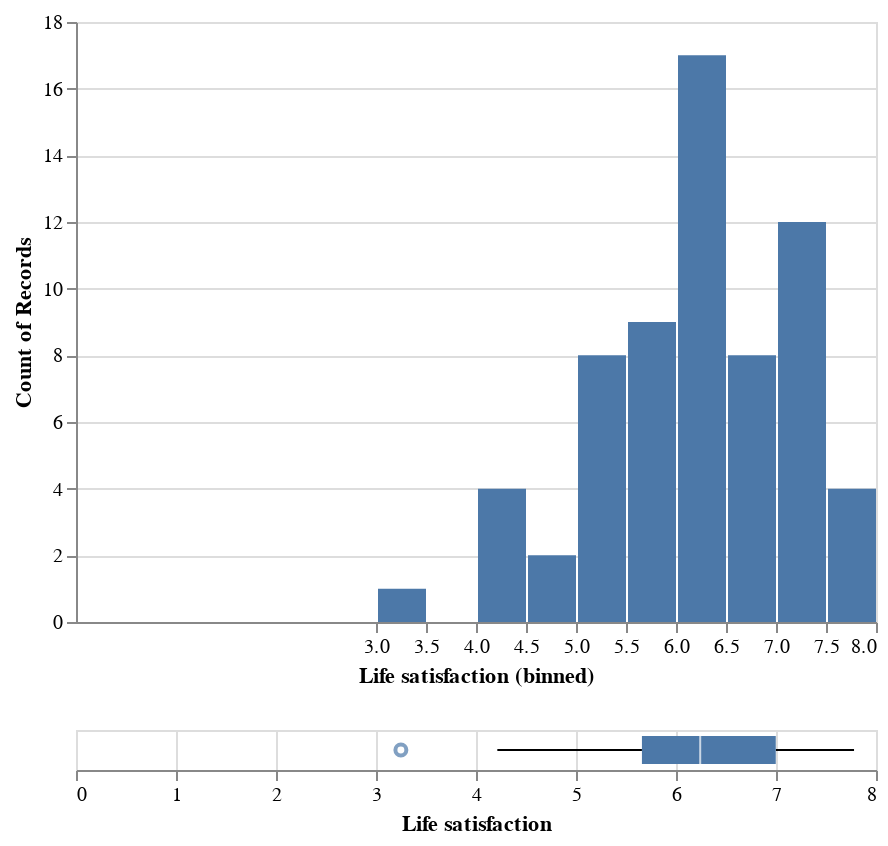

Notebook source saved alongside this figure:
### Markdown cell above
### Chart 2: Life satisfaction - distribution plot and boxplot

### Code cell
# By using distribution plot we can decide which technique we will use for dealing with missing values.
# Variable = Life satisfaction

hist1 = alt.Chart(df).mark_bar().encode(
    x=alt.X("Life satisfaction", 
            bin=alt.BinParams(maxbins=20), 
            scale=alt.Scale(zero=True)),
    y='count()',
)

box1 = alt.Chart(df).mark_boxplot().encode(
    x='Life satisfaction',
)

alt.vconcat(hist1, box1)

### Figure 1 — Vega-Lite specification as saved in the notebook (floating-point values rounded to 4 significant figures)
{"config": {"view": {"continuousWidth": 400, "continuousHeight": 300}}, "vconcat": [{"mark": "bar", "encoding": {"x": {"bin": {"maxbins": 20}, "field": "Life satisfaction", "scale": {"zero": true}, "type": "quantitative"}, "y": {"aggregate": "count", "type": "quantitative"}}}, {"mark": "boxplot", "encoding": {"x": {"field": "Life satisfaction", "type": "quantitative"}}}], "data": {"name": "data-32f419c0023e22038f109ef2bb26f313"}, "$schema": "https://vega.github.io/schema/vega-lite/v4.17.0.json", "datasets": {"data-32f419c0023e22038f109ef2bb26f313": [{"Continent": "Americas", "Country": "Argentina", "Code": "ARG", "Year": 2017, "Average annual working hours per worker": 1692.0, "GDP per capita": 23270.0, "Population": 44054616, "Gini coefficient": 0.3408, "Life satisfaction": 6.086, "Productivity": 30.96, "Current health expenditure per capita": 2470.0}, {"Continent": "Oceania", "Country": "Australia", "Code": "AUS", "Year": 2017, "Average annual working hours per worker": 1731.0, "GDP per capita": 52540.0, "Population": 24590336, "Gini coefficient": 0.3408, "Life satisfaction": 7.234, "Productivity": 60.34, "Current health expenditure per capita": 4716.0}, {"Continent": "Europe", "Country": "Austria", "Code": "AUT", "Year": 2017, "Average annual working hours per worker": 1613.0, "GDP per capita": 51950.0, "Population": 8797497, "Gini coefficient": 0.2974, "Life satisfaction": 7.195, "Productivity": 64.78, "Current health expenditure per capita": 5641.0}, {"Continent": "Asia", "Country": "Bangladesh", "Code": "BGD", "Year": 2017, "Average annual working hours per worker": 2232.0, "GDP per capita": 4113.0, "Population": 161793968, "Gini coefficient": 0.3408, "Life satisfaction": 5.114, "Productivity": 4.308, "Current health expenditure per capita": 101.2}, {"Continent": "Europe", "Country": "Belgium", "Code": "BEL", "Year": 2017, "Average annual working hours per worker": 1544.0, "GDP per capita": 45150.0, "Population": 11384491, "Gini coefficient": 0.2739, "Life satisfaction": 6.772, "Productivity": 68.52, "Current health expenditure per capita": 5450.0}, {"Continent": "Americas", "Country": "Brazil", "Code": "BRA", "Year": 2017, "Average annual working hours per worker": 1709.0, "GDP per capita": 14280.0, "Population": 208504960, "Gini coefficient": 0.5333, "Life satisfaction": 6.451, "Productivity": 19.19, "Current health expenditure per capita": 1376.0}, {"Continent": "Europe", "Country": "Bulgaria", "Code": "BGR", "Year": 2017, "Average annual working hours per worker": 1644.0, "GDP per capita": 19580.0, "Population": 7182430, "Gini coefficient": 0.4038, "Life satisfaction": 5.108, "Productivity": 25.39, "Current health expenditure per capita": 1608.0}, {"Continent": "Asia", "Country": "Cambodia", "Code": "KHM", "Year": 2017, "Average annual working hours per worker": 2456.0, "GDP per capita": 3951.0, "Population": 15830694, "Gini coefficient": 0.3408, "Life satisfaction": 4.998, "Productivity": 3.023, "Current health expenditure per capita": 224.8}, {"Continent": "Americas", "Country": "Canada", "Code": "CAN", "Year": 2017, "Average annual working hours per worker": 1696.0, "GDP per capita": 48900.0, "Population": 36554344, "Gini coefficient": 0.3331, "Life satisfaction": 7.109, "Productivity": 56.26, "Current health expenditure per capita": 5209.0}, {"Continent": "Americas", "Country": "Chile", "Code": "CHL", "Year": 2017, "Average annual working hours per worker": 1974.0, "GDP per capita": 22860.0, "Population": 18368582, "Gini coefficient": 0.4444, "Life satisfaction": 5.942, "Productivity": 27.26, "Current health expenditure per capita": 2219.0}, {"Continent": "Asia", "Country": "China", "Code": "CHN", "Year": 2017, "Average annual working hours per worker": 2174.0, "GDP per capita": 13850.0, "Population": 1410275968, "Gini coefficient": 0.3908, "Life satisfaction": 5.144, "Productivity": 11.36, "Current health expenditure per capita": 706.4}, {"Continent": "Americas", "Country": "Colombia", "Code": "COL", "Year": 2017, "Average annual working hours per worker": 1998.0, "GDP per capita": 13430.0, "Population": 48351668, "Gini coefficient": 0.4972, "Life satisfaction": 6.35, "Productivity": 15.63, "Current health expenditure per capita": 1088.0}, {"Continent": "Americas", "Country": "Costa Rica", "Code": "CRI", "Year": 2017, "Average annual working hours per worker": 2212.0, "GDP per capita": 18130.0, "Population": 4993849, "Gini coefficient": 0.4835, "Life satisfaction": 6.998, "Productivity": 18.73, "Current health expenditure per capita": 1440.0}, {"Continent": "Europe", "Country": "Croatia", "Code": "HRV", "Year": 2017, "Average annual working hours per worker": 1835.0, "GDP per capita": 25360.0, "Population": 4192468, "Gini coefficient": 0.3035, "Life satisfaction": 5.626, "Productivity": 33.16, "Current health expenditure per capita": 1804.0}, {"Continent": "Asia", "Country": "Cyprus", "Code": "CYP", "Year": 2017, "Average annual working hours per worker": 1784.0, "GDP per capita": 31250.0, "Population": 1208527, "Gini coefficient": 0.3142, "Life satisfaction": 6.137, "Productivity": 42.59, "Current health expenditure per capita": 2533.0}, {"Continent": "Europe", "Country": "Czechia", "Code": "CZE", "Year": 2017, "Average annual working hours per worker": 1776.0, "GDP per capita": 35580.0, "Population": 10531315, "Gini coefficient": 0.2485, "Life satisfaction": null, "Productivity": 39.42, "Current health expenditure per capita": 2786.0}, {"Continent": "Europe", "Country": "Denmark", "Code": "DNK", "Year": 2017, "Average annual working hours per worker": 1400.0, "GDP per capita": 51670.0, "Population": 5737286, "Gini coefficient": 0.2875, "Life satisfaction": 7.693, "Productivity": 72.54, "Current health expenditure per capita": 5573.0}, {"Continent": "Americas", "Country": "Ecuador", "Code": "ECU", "Year": 2017, "Average annual working hours per worker": 1701.0, "GDP per capita": 11410.0, "Population": 16696947, "Gini coefficient": 0.4467, "Life satisfaction": 5.809, "Productivity": 15.32, "Current health expenditure per capita": 863.0}, {"Continent": "Europe", "Country": "Estonia", "Code": "EST", "Year": 2017, "Average annual working hours per worker": 1857.0, "GDP per capita": 30980.0, "Population": 1317550, "Gini coefficient": 0.3036, "Life satisfaction": 6.035, "Productivity": 33.49, "Current health expenditure per capita": 2242.0}, {"Continent": "Europe", "Country": "Finland", "Code": "FIN", "Year": 2017, "Average annual working hours per worker": 1659.0, "GDP per capita": 43830.0, "Population": 5508146, "Gini coefficient": 0.2738, "Life satisfaction": 7.78, "Productivity": 58.88, "Current health expenditure per capita": 4339.0}, {"Continent": "Europe", "Country": "France", "Code": "FRA", "Year": 2017, "Average annual working hours per worker": 1514.0, "GDP per capita": 42820.0, "Population": 64144092, "Gini coefficient": 0.3163, "Life satisfaction": 6.69, "Productivity": 68.37, "Current health expenditure per capita": 5060.0}, {"Continent": "Europe", "Country": "Germany", "Code": "DEU", "Year": 2017, "Average annual working hours per worker": 1354.0, "GDP per capita": 51250.0, "Population": 82624368, "Gini coefficient": 0.312, "Life satisfaction": 7.035, "Productivity": 69.85, "Current health expenditure per capita": 6028.0}, {"Continent": "Europe", "Country": "Greece", "Code": "GRC", "Year": 2017, "Average annual working hours per worker": 2017.0, "GDP per capita": 26480.0, "Population": 10692230, "Gini coefficient": 0.3435, "Life satisfaction": 5.952, "Productivity": 33.36, "Current health expenditure per capita": 2326.0}, {"Continent": "Asia", "Country": "Hong Kong", "Code": "HKG", "Year": 2017, "Average annual working hours per worker": 2186.0, "GDP per capita": 49930.0, "Population": 7461508, "Gini coefficient": 0.3408, "Life satisfaction": 5.659, "Productivity": 44.37, "Current health expenditure per capita": null}, {"Continent": "Europe", "Country": "Hungary", "Code": "HUN", "Year": 2017, "Average annual working hours per worker": 1937.0, "GDP per capita": 26910.0, "Population": 9788940, "Gini coefficient": 0.3058, "Life satisfaction": 6.0, "Productivity": 33.06, "Current health expenditure per capita": 1989.0}, {"Continent": "Europe", "Country": "Iceland", "Code": "ISL", "Year": 2017, "Average annual working hours per worker": 1493.0, "GDP per capita": 49840.0, "Population": 343641, "Gini coefficient": 0.2613, "Life satisfaction": 7.533, "Productivity": 59.13, "Current health expenditure per capita": 4763.0}, {"Continent": "Asia", "Country": "India", "Code": "IND", "Year": 2017, "Average annual working hours per worker": 2117.0, "GDP per capita": 6188.0, "Population": 1354195712, "Gini coefficient": 0.3594, "Life satisfaction": 3.249, "Productivity": 8.01, "Current health expenditure per capita": 181.5}, {"Continent": "Asia", "Country": "Indonesia", "Code": "IDN", "Year": 2017, "Average annual working hours per worker": 2024.0, "GDP per capita": 10640.0, "Population": 264498848, "Gini coefficient": 0.3879, "Life satisfaction": 5.347, "Productivity": 11.35, "Current health expenditure per capita": 317.6}, {"Continent": "Europe", "Country": "Ireland", "Code": "IRL", "Year": 2017, "Average annual working hours per worker": 1746.0, "GDP per capita": 86810.0, "Population": 4771860, "Gini coefficient": 0.3136, "Life satisfaction": 7.255, "Productivity": 109.5, "Current health expenditure per capita": 5583.0}, {"Continent": "Asia", "Country": "Israel", "Code": "ISR", "Year": 2017, "Average annual working hours per worker": 1921.0, "GDP per capita": 38980.0, "Population": 8309256, "Gini coefficient": 0.382, "Life satisfaction": 7.332, "Productivity": 41.02, "Current health expenditure per capita": 2992.0}, {"Continent": "Europe", "Country": "Italy", "Code": "ITA", "Year": 2017, "Average annual working hours per worker": 1723.0, "GDP per capita": 40160.0, "Population": 60004024, "Gini coefficient": 0.3593, "Life satisfaction": 6.445, "Productivity": 56.27, "Current health expenditure per capita": 3617.0}, {"Continent": "Asia", "Country": "Japan", "Code": "JPN", "Year": 2017, "Average annual working hours per worker": 1738.0, "GDP per capita": 39600.0, "Population": 126662464, "Gini coefficient": 0.3408, "Life satisfaction": 5.908, "Productivity": 42.42, "Current health expenditure per capita": 4398.0}, {"Continent": "Europe", "Country": "Latvia", "Code": "LVA", "Year": 2017, "Average annual working hours per worker": 1875.0, "GDP per capita": 27160.0, "Population": 1954861, "Gini coefficient": 0.3557, "Life satisfaction": 5.97, "Productivity": 31.57, "Current health expenditure per capita": 1704.0}, {"Continent": "Europe", "Country": "Lithuania", "Code": "LTU", "Year": 2017, "Average annual working hours per worker": 1844.0, "GDP per capita": 29830.0, "Population": 2904452, "Gini coefficient": 0.3729, "Life satisfaction": 6.064, "Productivity": 32.99, "Current health expenditure per capita": 2178.0}, {"Continent": "Europe", "Country": "Luxembourg", "Code": "LUX", "Year": 2017, "Average annual working hours per worker": 1519.0, "GDP per capita": 90600.0, "Population": 596290, "Gini coefficient": 0.3452, "Life satisfaction": 7.404, "Productivity": 83.17, "Current health expenditure per capita": 5981.0}, {"Continent": "Asia", "Country": "Malaysia", "Code": "MYS", "Year": 2017, "Average annual working hours per worker": 2238.0, "GDP per capita": 24160.0, "Population": 31975812, "Gini coefficient": 0.3408, "Life satisfaction": 5.428, "Productivity": 23.65, "Current health expenditure per capita": 987.6}, {"Continent": "Europe", "Country": "Malta", "Code": "MLT", "Year": 2017, "Average annual working hours per worker": 2040.0, "GDP per capita": 35150.0, "Population": 479507, "Gini coefficient": 0.2923, "Life satisfaction": 6.733, "Productivity": 39.22, "Current health expenditure per capita": 3873.0}, {"Continent": "Americas", "Country": "Mexico", "Code": "MEX", "Year": 2017, "Average annual working hours per worker": 2255.0, "GDP per capita": 18940.0, "Population": 122839256, "Gini coefficient": 0.3408, "Life satisfaction": 6.432, "Productivity": 21.02, "Current health expenditure per capita": 1076.0}, {"Continent": "Asia", "Country": "Myanmar", "Code": "MMR", "Year": 2017, "Average annual working hours per worker": 2438.0, "GDP per capita": 4763.0, "Population": 52288344, "Gini coefficient": 0.307, "Life satisfaction": 4.434, "Productivity": 4.735, "Current health expenditure per capita": 214.6}, {"Continent": "Europe", "Country": "Netherlands", "Code": "NLD", "Year": 2017, "Average annual working hours per worker": 1430.0, "GDP per capita": 54230.0, "Population": 17207204, "Gini coefficient": 0.2854, "Life satisfaction": 7.425, "Productivity": 70.62, "Current health expenditure per capita": 5603.0}, {"Continent": "Oceania", "Country": "New Zealand", "Code": "NZL", "Year": 2017, "Average annual working hours per worker": 1752.0, "GDP per capita": 39730.0, "Population": 4746253, "Gini coefficient": 0.3408, "Life satisfaction": 7.205, "Productivity": 42.74, "Current health expenditure per capita": 3876.0}, {"Continent": "Africa", "Country": "Nigeria", "Code": "NGA", "Year": 2017, "Average annual working hours per worker": 1827.0, "GDP per capita": 5061.0, "Population": 193495904, "Gini coefficient": 0.3408, "Life satisfaction": 4.356, "Productivity": null, "Current health expenditure per capita": 194.8}, {"Continent": "Europe", "Country": "Norway", "Code": "NOR", "Year": 2017, "Average annual working hours per worker": 1417.0, "GDP per capita": 69600.0, "Population": 5277396, "Gini coefficient": 0.2699, "Life satisfaction": 7.442, "Productivity": 96.85, "Current health expenditure per capita": 6631.0}, {"Continent": "Asia", "Country": "Pakistan", "Code": "PAK", "Year": 2017, "Average annual working hours per worker": 2096.0, "GDP per capita": 4744.0, "Population": 216379648, "Gini coefficient": 0.3408, "Life satisfaction": 4.443, "Productivity": 8.322, "Current health expenditure per capita": 132.7}, {"Continent": "Americas", "Country": "Peru", "Code": "PER", "Year": 2017, "Average annual working hours per worker": 1932.0, "GDP per capita": 11960.0, "Population": 31605488, "Gini coefficient": 0.4329, "Life satisfaction": 5.999, "Productivity": 10.75, "Current health expenditure per capita": 624.0}, {"Continent": "Asia", "Country": "Philippines", "Code": "PHL", "Year": 2017, "Average annual working hours per worker": 2149.0, "GDP per capita": 7858.0, "Population": 106738496, "Gini coefficient": 0.3408, "Life satisfaction": 6.268, "Productivity": 9.45, "Current health expenditure per capita": 321.6}, {"Continent": "Europe", "Country": "Poland", "Code": "POL", "Year": 2017, "Average annual working hours per worker": 2028.0, "GDP per capita": 29050.0, "Population": 38532816, "Gini coefficient": 0.303, "Life satisfaction": 6.242, "Productivity": 33.66, "Current health expenditure per capita": 1972.0}, {"Continent": "Europe", "Country": "Portugal", "Code": "PRT", "Year": 2017, "Average annual working hours per worker": 1863.0, "GDP per capita": 30430.0, "Population": 10307528, "Gini coefficient": 0.338, "Life satisfaction": 6.095, "Productivity": 34.62, "Current health expenditure per capita": 3072.0}, {"Continent": "Europe", "Country": "Romania", "Code": "ROU", "Year": 2017, "Average annual working hours per worker": 1806.0, "GDP per capita": 25420.0, "Population": 19698852, "Gini coefficient": 0.3602, "Life satisfaction": 6.13, "Productivity": 32.27, "Current health expenditure per capita": 1399.0}, {"Continent": "Europe", "Country": "Russia", "Code": "RUS", "Year": 2017, "Average annual working hours per worker": 1974.0, "GDP per capita": 26800.0, "Population": 145452544, "Gini coefficient": 0.3724, "Life satisfaction": 5.441, "Productivity": 27.45, "Current health expenditure per capita": 1406.0}, {"Continent": "Asia", "Country": "Singapore", "Code": "SGP", "Year": 2017, "Average annual working hours per worker": 2238.0, "GDP per capita": 81440.0, "Population": 5764489, "Gini coefficient": 0.3408, "Life satisfaction": 6.378, "Productivity": 54.3, "Current health expenditure per capita": 4091.0}, {"Continent": "Europe", "Country": "Slovakia", "Code": "SVK", "Year": 2017, "Average annual working hours per worker": 1745.0, "GDP per capita": 26470.0, "Population": 5439418, "Gini coefficient": 0.2324, "Life satisfaction": 6.243, "Productivity": 35.17, "Current health expenditure per capita": 2038.0}, {"Continent": "Europe", "Country": "Slovenia", "Code": "SVN", "Year": 2017, "Average annual working hours per worker": 1655.0, "GDP per capita": 31590.0, "Population": 2098396, "Gini coefficient": 0.2422, "Life satisfaction": 6.665, "Productivity": 40.55, "Current health expenditure per capita": 2998.0}, {"Continent": "Africa", "Country": "South Africa", "Code": "ZAF", "Year": 2017, "Average annual working hours per worker": 2209.0, "GDP per capita": 12740.0, "Population": 56641208, "Gini coefficient": 0.3408, "Life satisfaction": 5.035, "Productivity": 18.05, "Current health expenditure per capita": 1108.0}, {"Continent": "Asia", "Country": "South Korea", "Code": "KOR", "Year": 2017, "Average annual working hours per worker": 2063.0, "GDP per capita": 40880.0, "Population": 51511640, "Gini coefficient": 0.3408, "Life satisfaction": 5.903, "Productivity": 39.08, "Current health expenditure per capita": 2926.0}, {"Continent": "Europe", "Country": "Spain", "Code": "ESP", "Year": 2017, "Average annual working hours per worker": 1686.0, "GDP per capita": 38930.0, "Population": 46584168, "Gini coefficient": 0.3465, "Life satisfaction": 6.457, "Productivity": 56.06, "Current health expenditure per capita": 3557.0}, {"Continent": "Asia", "Country": "Sri Lanka", "Code": "LKA", "Year": 2017, "Average annual working hours per worker": 1924.0, "GDP per capita": 12730.0, "Population": 21506816, "Gini coefficient": 0.3408, "Life satisfaction": 4.213, "Productivity": 17.05, "Current health expenditure per capita": 459.2}, {"Continent": "Europe", "Country": "Sweden", "Code": "SWE", "Year": 2017, "Average annual working hours per worker": 1609.0, "GDP per capita": 52030.0, "Population": 10058191, "Gini coefficient": 0.2877, "Life satisfaction": 7.398, "Productivity": 64.34, "Current health expenditure per capita": 5656.0}, {"Continent": "Europe", "Country": "Switzerland", "Code": "CHE", "Year": 2017, "Average annual working hours per worker": 1590.0, "GDP per capita": 73620.0, "Population": 8451688, "Gini coefficient": 0.3268, "Life satisfaction": 7.694, "Productivity": 80.59, "Current health expenditure per capita": 7990.0}, {"Continent": "Asia", "Country": "Taiwan", "Code": "TWN", "Year": 2017, "Average annual working hours per worker": 1990.0, "GDP per capita": 45380.0, "Population": 23665028, "Gini coefficient": 0.3408, "Life satisfaction": 6.537, "Productivity": 45.0, "Current health expenditure per capita": null}, {"Continent": "Asia", "Country": "Thailand", "Code": "THA", "Year": 2017, "Average annual working hours per worker": 2185.0, "GDP per capita": 16670.0, "Population": 70898208, "Gini coefficient": 0.3653, "Life satisfaction": 6.022, "Productivity": 14.75, "Current health expenditure per capita": 669.6}, {"Continent": "Asia", "Country": "Turkey", "Code": "TUR", "Year": 2017, "Average annual working hours per worker": 1832.0, "GDP per capita": 26610.0, "Population": 82089824, "Gini coefficient": 0.4141, "Life satisfaction": 4.872, "Productivity": 41.8, "Current health expenditure per capita": 1167.0}, {"Continent": "Europe", "Country": "United Kingdom", "Code": "GBR", "Year": 2017, "Average annual working hours per worker": 1670.0, "GDP per capita": 44090.0, "Population": 66064808, "Gini coefficient": 0.3515, "Life satisfaction": 7.157, "Productivity": 54.68, "Current health expenditure per capita": 4516.0}, {"Continent": "Americas", "Country": "United States", "Code": "USA", "Year": 2017, "Average annual working hours per worker": 1757.0, "GDP per capita": 60120.0, "Population": 329791232, "Gini coefficient": 0.4118, "Life satisfaction": 6.944, "Productivity": 71.64, "Current health expenditure per capita": 10100.0}, {"Continent": "Americas", "Country": "Uruguay", "Code": "URY", "Year": 2017, "Average annual working hours per worker": 1552.0, "GDP per capita": 20620.0, "Population": 3422205, "Gini coefficient": 0.3946, "Life satisfaction": 6.6, "Productivity": 28.3, "Current health expenditure per capita": 2030.0}, {"Continent": "Asia", "Country": "Vietnam", "Code": "VNM", "Year": 2017, "Average annual working hours per worker": 2170.0, "GDP per capita": 6842.0, "Population": 94033048, "Gini coefficient": 0.3408, "Life satisfaction": 5.467, "Productivity": 5.653, "Current health expenditure per capita": 424.0}]}}
